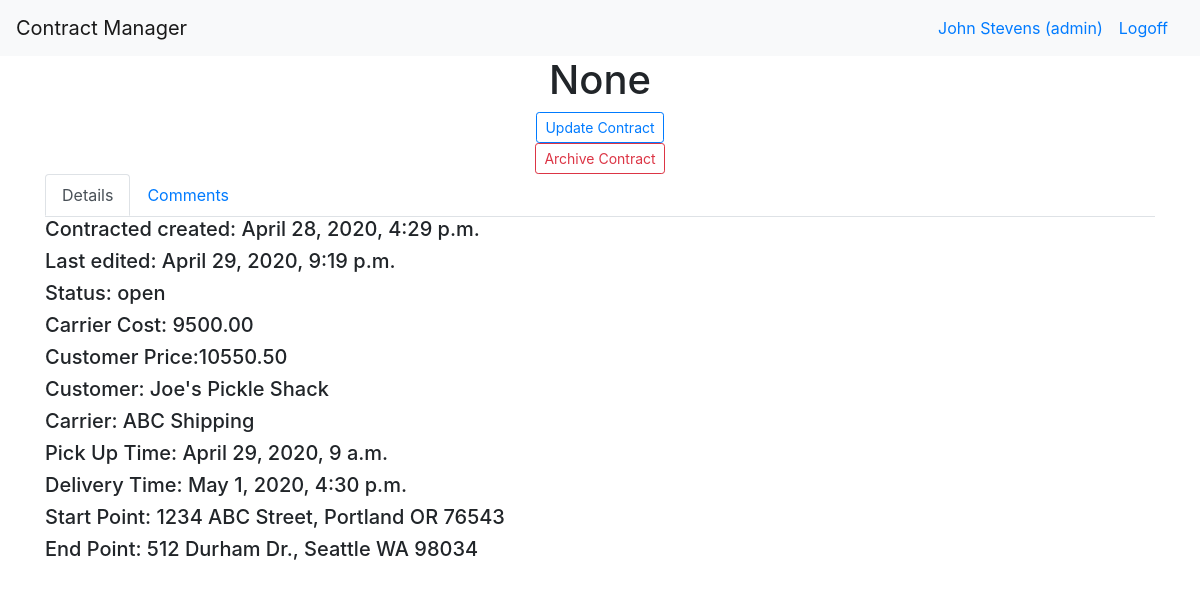
The app's page /dashboard/contract/1 (signed in), older data.
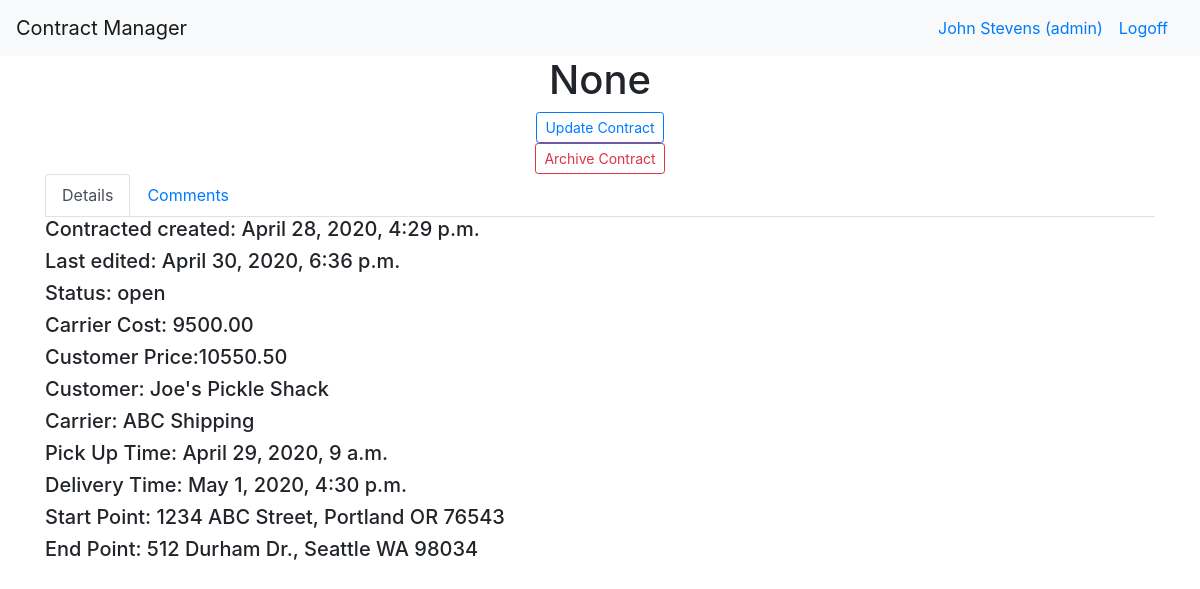
The same page, newer data.
### manager_app/models.py (models this page shows)
class Contract(models.Model):
    trip_number= models.CharField(max_length=45, null=True)
    archived= models.BooleanField(default=False)
    status= models.CharField(max_length=255)
    carrier_cost= models.DecimalField(decimal_places= 2, max_digits=8,  default=Decimal(0))
    customer_price= models.DecimalField(decimal_places= 2,max_digits=8, default=Decimal(0))
    customer = models.ForeignKey(Customer, related_name="contracts", on_delete=models.SET_NULL, blank=True, null=True)
    carrier = models.ForeignKey(Carrier, related_name="contracts", on_delete=models.SET_NULL, blank=True, null=True)
    pick_up_time= models.DateTimeField()
    delivery_time= models.DateTimeField()
    created_at= models.DateTimeField(auto_now_add=True)
    updated_at= models.DateTimeField(auto_now=True)

class Customer(models.Model):
    archived= models.BooleanField(default=False)
    name= models.CharField(max_length=255)
    website= models.CharField(max_length=255)
    address=models.OneToOneField(Address, related_name="customer_address", on_delete=models.CASCADE, null=True)
    completed_contracts= models.IntegerField(default=0)
    open_contracts= models.IntegerField(default=0)
    email= models.CharField(max_length=255)
    created_at= models.DateTimeField(auto_now_add=True)
    updated_at= models.DateTimeField(auto_now=True)

class Carrier(models.Model):
    archived= models.BooleanField(default=False)
    name= models.CharField(max_length=255)
    website= models.CharField(max_length=255, null=True)
    address=models.OneToOneField(Address, related_name="carrier_address", on_delete=models.CASCADE, null=True)
    completed_contracts= models.IntegerField(default=0)
    open_contracts= models.IntegerField(default=0)
    email= models.CharField(max_length=255)
    created_at= models.DateTimeField(auto_now_add=True)
    updated_at= models.DateTimeField(auto_now=True)

class Route(models.Model):
    created_at= models.DateTimeField(auto_now_add=True)
    updated_at= models.DateTimeField(auto_now=True)
    start= models.ForeignKey(Address, related_name='start_route', on_delete=models.DO_NOTHING)
    end= models.ForeignKey(Address, related_name='end_route', on_delete=models.DO_NOTHING)
    contract= models.OneToOneField(Contract, related_name='route', on_delete=models.CASCADE)

class Address(models.Model):
    name= models.CharField(max_length=255)
    street= models.CharField(max_length=255)
    city= models.CharField(max_length=255)
    state= models.CharField(max_length=2)
    zip_code= models.CharField(max_length=15)
    created_at= models.DateTimeField(auto_now_add=True)
    updated_at= models.DateTimeField(auto_now=True)

### manager_app/views.py (the view)
# urls.py: path("/contract/<int:contract_id>", views.contract, name="contract_detail"),
def contract(request, contract_id):
    contract=models.Contract.objects.get(id=contract_id)
    carriers=models.Carrier.objects.all()
    customers=models.Customer.objects.all()
    routes=models.Route.objects.all()
    context={
        'contract':contract,
        'allcontracts':models.Contract.objects.all(),
        'allcarriers': carriers,
        'allcustomers':customers,
        'comments':contract.comments.all(),
        "user": logged_user(request)
    }
    return render(request, 'contract.html',context)

### manager_app/views.py (called while the page is built)
def logged_user(request):
    return User.objects.filter(id=request.session["user_id"])[0]

### manager_app/templates/contract.html (shortened to what this page needs)
<!doctype html>
<html lang="en">
  <head>
    {% load static %}
    <link rel="stylesheet" type="text/css" href="{% static 'bootstrap.css' %}">
</head>
<body>
    <nav class="navbar navbar-expand-md navbar-light bg-light">
        <a class="navbar-brand" href="/">Contract Manager</a>
        <div class="collapse navbar-collapse" id="navbarSupportedContent">
        {% if request.session.user_id == None %}
          <a class="navbar-nav mr-auto nav-link disabled" href="/users"></a>
          <a class="navbar-nav mr-lg-2 nav-link" href="/login">Signin</a>
        {% else %}
          <a class="navbar-nav mr-auto nav-link" href="#"></a>
          <a class="navbar-nav mr-sm-0 nav-link" href="#">{{user.first_name}} {{user.last_name}} (admin)</a>
          <a class="navbar-nav mr-sm-0 nav-link" href="/logout">Logoff</a>
        {% endif %}
        </div>
      </nav>
    <div class="container">
        <div class="row top_row">
          <div class="col-12 text-center">
            <h1>{{contract.trip_number}}</h1>
          </div>
        </div>
        <div class="row">
          <div class="col-12 text-center">
            <button class="btn btn-outline-primary btn-sm" data-toggle="modal" data-target="#edit_contract">Update Contract</button>
          </div>
          <div class="col-12 text-center">
            {% if contract.archived == False %}
            <button class="btn btn-outline-danger btn-sm" data-toggle="modal" data-target="#archive_contract">Archive Contract</button>
            {% else %}
            <button class="btn btn-outline-success btn-sm" data-toggle="modal" data-target="#archive_contract">Restore Contract</button>
            {% endif %}
          </div>
        </div>
        <div class="row">
          <div class ="col-12 table_nav">
            <ul class="nav nav-tabs" id="myTab" role="tablist">
              <li class="nav-item">
                <a class="nav-link active" id="details-tab" data-toggle="tab" href="#details" role="tab" aria-controls="details" aria-selected="true">Details</a>
              </li>
              <li>
                <a class="nav-link" id="comments-tab" data-toggle="tab" href="#comments" role="tab" aria-controls="comments" aria-selected="false">Comments</a>
              </li>
            </ul>
            <div class="tab-content" id="myTabContent">
              <div class="tab-pane fade show active" id="details" role="tabpanel" aria-labelledby="details-tab">
                <h5>Contracted created: {{contract.created_at}}</h5>
                <h5>Last edited: {{contract.updated_at}}</h5>
                <h5>Status: {{contract.status}}</h5>
                <h5>Carrier Cost: {{contract.carrier_cost}}</h5>
                <h5>Customer Price:{{contract.customer_price}}</h5>
                <h5>Customer: {{contract.customer.name}}</h5>
                <h5>Carrier: {{contract.carrier.name}}</h5>
                <h5>Pick Up Time: {{contract.pick_up_time}}</h5>
                <h5>Delivery Time: {{contract.delivery_time}}</h5>
                <h5>Start Point: {{contract.route.start.street}}, {{contract.route.start.city}} {{contract.route.start.state}} {{contract.route.start.zip_code}}</h5>
                <h5>End Point: {{contract.route.end.street}}, {{contract.route.end.city}} {{contract.route.end.state}} {{contract.route.end.zip_code}}</h5>
              </div>
            </div>
          </div>
        </div>
      </div>
    <link rel="stylesheet" href="https://cdnjs.cloudflare.com/ajax/libs/tempusdominus-bootstrap-4/5.0.1/css/tempusdominus-bootstrap-4.min.css" />
    <link href="https://unpkg.com/gijgo@1.9.13/css/gijgo.min.css" rel="stylesheet" type="text/css" />
  </body>
</html>
</body>
</html>

Row changes from the older to the newer data that the page shows:
changed Contract "None": updated_at "April 29, 2020, 9:19 p.m." → "April 30, 2020, 6:36 p.m."
